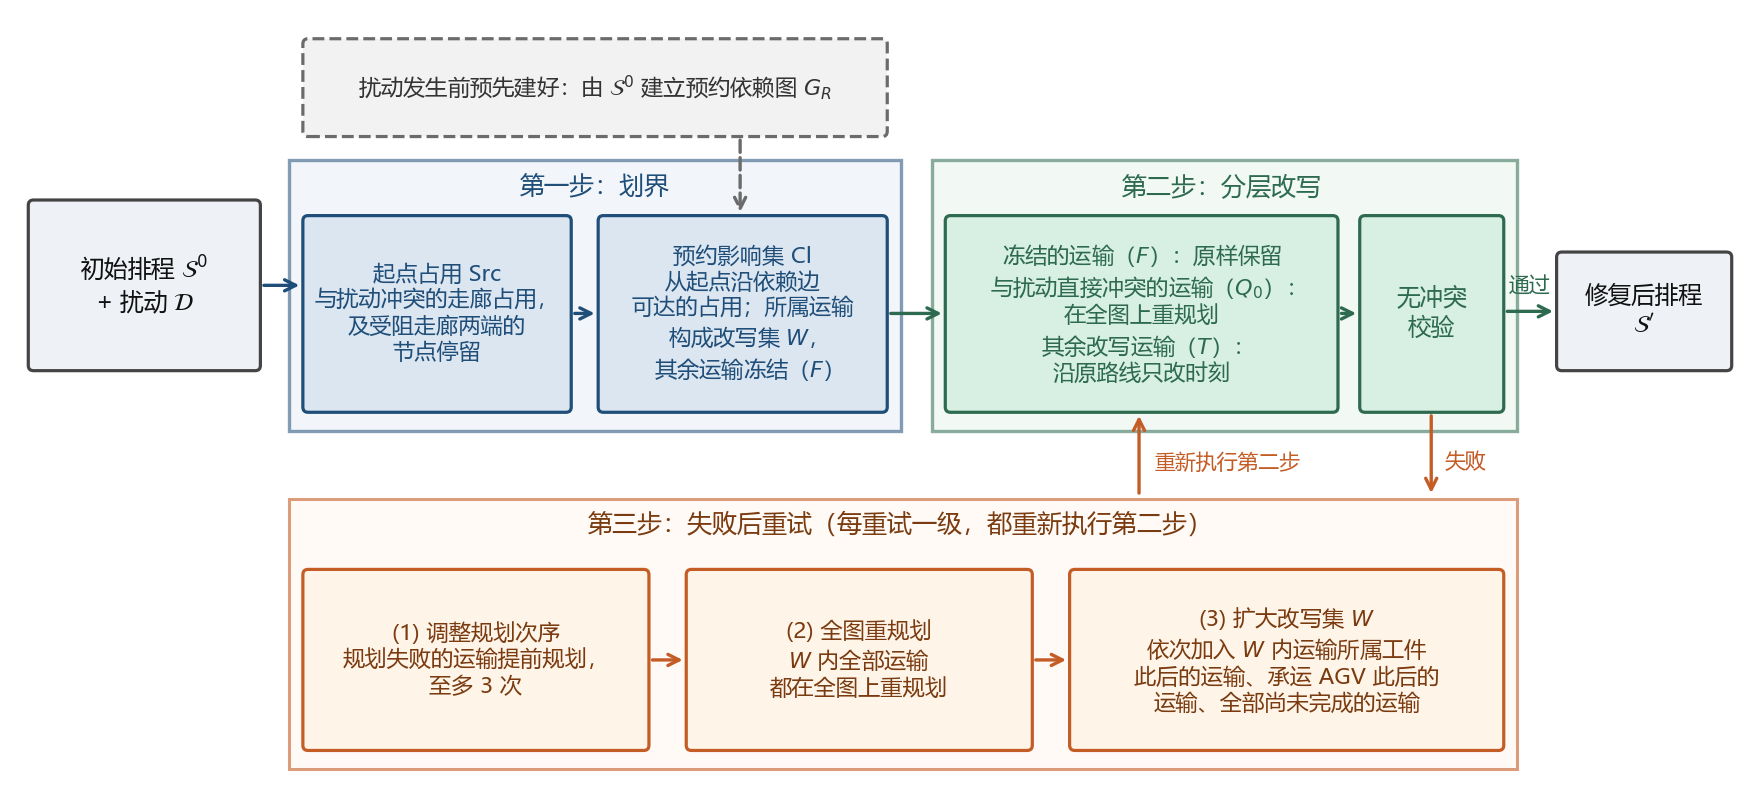

This figure's Python source:
# -*- coding: utf-8 -*-
"""分层有界修复框架总图(中文)。原 fig_strc_framework_CN.* 保留。"""
from __future__ import annotations

import os

import matplotlib

matplotlib.use("Agg")
import matplotlib.pyplot as plt
from matplotlib.patches import FancyBboxPatch, Rectangle

HERE = os.path.dirname(os.path.abspath(__file__))
OUT = os.path.join(HERE, "fig_strc_framework_CN_new")

from _cjk_mpl import setup_cjk

setup_cjk()
plt.rcParams.update({"figure.dpi": 200})

C_MEAS = "#1f4e79"
C_REP = "#2d6a4f"
C_CTRL = "#c45c26"
C_OFF = "#6b6b6b"
C_BOX = "#f7f7f7"
C_EDGE = "#444444"


def box(ax, x, y, w, h, text, fc=C_BOX, ec=C_EDGE, fs=8.5, bold=False, tc="#111111", ls="-"):
    ax.add_patch(FancyBboxPatch(
        (x, y), w, h, boxstyle="round,pad=0.02,rounding_size=0.05",
        facecolor=fc, edgecolor=ec, linewidth=1.15, linestyle=ls, zorder=2))
    ax.text(x + w / 2, y + h / 2, text, ha="center", va="center",
            fontsize=fs, fontweight=("bold" if bold else "normal"),
            color=tc, zorder=3, linespacing=1.25)


def arrow(ax, x1, y1, x2, y2, color=C_EDGE, lw=1.2, ls="-"):
    ax.annotate("", xy=(x2, y2), xytext=(x1, y1),
                arrowprops=dict(arrowstyle="->", color=color, lw=lw, linestyle=ls),
                zorder=1)


def main() -> None:
    fig, ax = plt.subplots(figsize=(8.9, 4.15))
    ax.set_xlim(0, 16.6)
    ax.set_ylim(2.3, 9.7)
    ax.axis("off")

    fs = 8.0
    # 输入与预先建好的部分
    box(ax, 0.1, 6.35, 2.2, 1.6, "初始排程 $\\mathcal{S}^0$\n+ 扰动 $\\mathcal{D}$",
        fc="#eef2f6", fs=8.5)
    box(ax, 2.75, 8.6, 5.6, 0.9, "扰动发生前预先建好：由 $\\mathcal{S}^0$ 建立预约依赖图 $G_R$",
        fc="#f2f2f2", ec=C_OFF, fs=fs, tc="#333333", ls="--")

    # 第一步:划界
    ax.add_patch(Rectangle((2.6, 5.75), 5.9, 2.6, facecolor="#e8eef5",
                           edgecolor=C_MEAS, lw=1.2, alpha=0.55, zorder=0))
    ax.text(5.55, 8.02, "第一步：划界", ha="center", fontsize=9,
            color=C_MEAS, fontweight="bold")
    box(ax, 2.75, 5.95, 2.55, 1.85,
        "起点占用 Src\n与扰动冲突的走廊占用，\n及受阻走廊两端的\n节点停留",
        fc="#dce6f1", ec=C_MEAS, fs=fs, tc=C_MEAS)
    box(ax, 5.6, 5.95, 2.75, 1.85,
        "预约影响集 Cl\n从起点沿依赖边\n可达的占用；所属运输\n构成改写集 $W$，\n其余运输冻结（$F$）",
        fc="#dce6f1", ec=C_MEAS, fs=fs, tc=C_MEAS)
    arrow(ax, 6.95, 8.6, 6.95, 7.8, C_OFF, ls="--")

    # 第二步:分层改写
    ax.add_patch(Rectangle((8.8, 5.75), 5.65, 2.6, facecolor="#e9f5ee",
                           edgecolor=C_REP, lw=1.2, alpha=0.55, zorder=0))
    ax.text(11.6, 8.02, "第二步：分层改写", ha="center", fontsize=9,
            color=C_REP, fontweight="bold")
    box(ax, 8.95, 5.95, 3.75, 1.85,
        "冻结的运输（$F$）：原样保留\n与扰动直接冲突的运输（$Q_0$）：\n在全图上重规划\n其余改写运输（$T$）：\n沿原路线只改时刻",
        fc="#d8efe3", ec=C_REP, fs=fs, tc=C_REP)
    box(ax, 12.95, 5.95, 1.35, 1.85, "无冲突\n校验",
        fc="#d8efe3", ec=C_REP, fs=8.5, tc=C_REP)
    box(ax, 14.85, 6.35, 1.65, 1.1, "修复后排程\n$\\mathcal{S}'$",
        fc="#eef2f6", fs=8.5)

    arrow(ax, 2.3, 7.15, 2.75, 7.15, C_MEAS)
    arrow(ax, 5.3, 6.88, 5.6, 6.88, C_MEAS)
    arrow(ax, 8.35, 6.88, 8.95, 6.88, C_REP)
    arrow(ax, 12.7, 6.88, 12.95, 6.88, C_REP)
    arrow(ax, 14.3, 6.9, 14.85, 6.9, C_REP)
    ax.text(14.57, 7.08, "通过", fontsize=7.5, color=C_REP, ha="center")

    # 第三步:失败后重试
    ax.add_patch(Rectangle((2.6, 2.5), 11.85, 2.6, facecolor="#fff8f0",
                           edgecolor=C_CTRL, lw=1.1, alpha=0.6, zorder=0))
    ax.text(8.5, 4.78, "第三步：失败后重试（每重试一级，都重新执行第二步）", ha="center", fontsize=9,
            color="#7a3b10", fontweight="bold")
    box(ax, 2.75, 2.7, 3.3, 1.7, "(1) 调整规划次序\n规划失败的运输提前规划，\n至多 3 次",
        fc="#fff4e8", ec=C_CTRL, fs=fs, tc="#7a3b10")
    box(ax, 6.45, 2.7, 3.3, 1.7, "(2) 全图重规划\n$W$ 内全部运输\n都在全图上重规划",
        fc="#fff4e8", ec=C_CTRL, fs=fs, tc="#7a3b10")
    box(ax, 10.15, 2.7, 4.15, 1.7,
        "(3) 扩大改写集 $W$\n依次加入 $W$ 内运输所属工件\n此后的运输、承运 AGV 此后的\n运输、全部尚未完成的运输",
        fc="#fff4e8", ec=C_CTRL, fs=fs, tc="#7a3b10")
    arrow(ax, 6.05, 3.55, 6.45, 3.55, C_CTRL)
    arrow(ax, 9.75, 3.55, 10.15, 3.55, C_CTRL)
    arrow(ax, 13.62, 5.95, 13.62, 5.1, C_CTRL)
    ax.text(13.75, 5.45, "失败", fontsize=7.5, color=C_CTRL, va="center")
    arrow(ax, 10.8, 5.1, 10.8, 5.95, C_CTRL)
    ax.text(10.95, 5.45, "重新执行第二步", fontsize=7.5, color=C_CTRL, va="center")

    fig.tight_layout()
    fig.savefig(OUT + ".png", dpi=200, bbox_inches="tight")
    fig.savefig(OUT + ".pdf", bbox_inches="tight")
    print("wrote", OUT)


if __name__ == "__main__":
    main()
